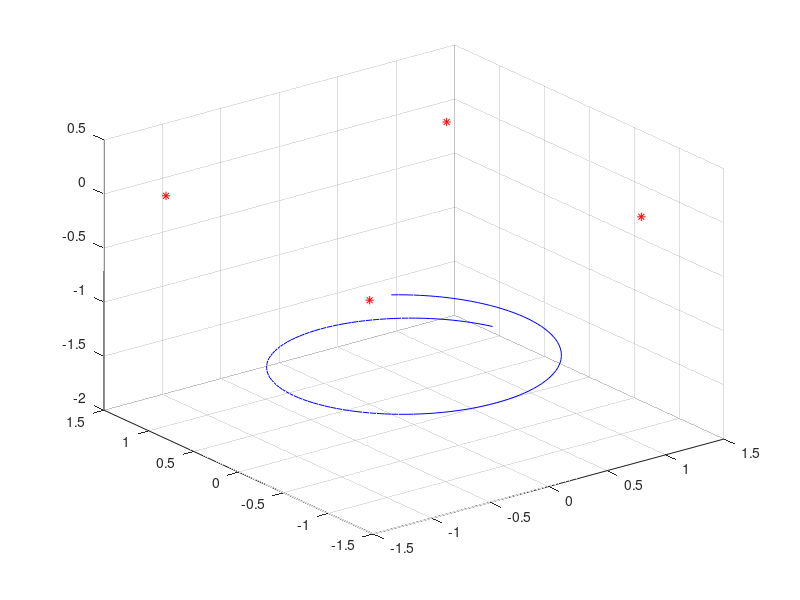

Recreate this plot in MATLAB. (Note: this script raises an error after producing the figure.)
%generate data

function [range,vertices,buoy,sigInit,sigState,sigBias,sigObs,dt,A]=generateDataPseudoRange
close all

range_type = 1 ; % 0-range; 1-pseudorange

 I6 = eye(6);
 I3 = eye(3);
 O33 = zeros(3,3);
 O3 = zeros(3,1);
 randn('seed', 12345);
% 
buoy = [ -1.3, -1.2, -0.01;
    1.1, -1.1, 0.02;
    1.2,  1.2, -0.01;
    -1.2,  1.2, 0.01];


%      
%      
% buoy = [ -1, -1, 0;
%           1, -1, 0;
%           1,  1, 0;
%          -1,  1, 0];


%test
nb = size(buoy,1); 
timeDive = 15; % diving time in seconds
dt = .1;       % time step 
t = 1:dt:timeDive;

diver=[sin(t * .5); cos(t * .5); (-1 - .5 * (.5 + .5 * sin(t / 10)))]'; % spiral
nd = size(diver,1);


A = [I3 dt*I3; O33 I3];  % the constant velocity system matrix

figure
plot3 (buoy(:,1),buoy(:,2),buoy(:,3),'r*')
hold on;
plot3(diver(:,1),diver(:,2),diver(:,3),'b')
hold on;
grid on;

% the clock bias in meters  
bc = .7; 
sigBias = 0.0001^2;

% Covariances

sigInit = [.001^2,.001^2,.001^2,.001^2,.001^2,.001^2]';
sigState = [.002^2,.002^2,.002^2,.03^2,.02^2,.02^2]';%sigState = [.002^2,.002^2,.002^2,.003^2,.5^2,.5^2]';
sigObs = .05^2;


% generate edges
j = 1;
temp = 1;
range = zeros(nd,nb);

while j <= nd
    for i=1:4
        
        pose = diver(j,:);
        b = buoy(i,:);
        pr = AbsoluteBuoy2PR(pose,b,bc); % pseudo range
        pr = pr  + sigObs*randn;
        range(j,i) = pr;
        temp = temp+1;
    end
    j=j+1;
end


%generate vertices

%initial pose is computed using buoys triangulation with bancroft method
p_init=zeros(nd,3);
bc_init = zeros (nd,1);
vertices = zeros(nd,8);

ban1 = bancroft(buoy,range(1,:));
ban2 = bancroft(buoy,range(2,:));
p1 = ban1(1:3)';
p2 = ban2(1:3)';

%initial velocity
v1 = (p2 - p1)/dt;
vertices(1,:) = [1,p1,v1,ban1(4)];

p_old = p1;
for i = 2:nd
    ban = bancroft(buoy,range(i,:));
    p_new = ban(1:3)';
    bc = ban(4);
    v = (p_old - p_new)/dt;
    vertices(i,:) = [i,p_new,v,bc];
    p_old = p_new;
end

% poses = vertices(:,2:end);
% 
% plot3(poses(:,1),poses(:,2),poses(:,3), 'g')


















